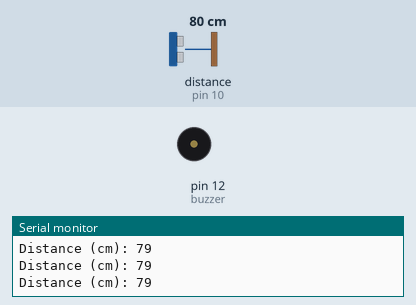
A sketch run on a simulated Arduino Uno, built with avr-gcc and run on an emulated ATmega328P. On the bench: buzzer (waves = sounding, pin HIGH), the last lines printed to the serial monitor. Wiring (inferred from the names in the program): ultrasonic range finder: trigger pin 11; echo pin 10. The test bench sets the inputs (shaded band); at power-on: distance to the obstacle (sensor on pin 10) 80 cm. The echo pulse lasts 58.3 µs per cm; pins used as bus, display or sensor lines are not drawn.

Above: at 1.2 s.
1.3 s: distance to the obstacle (sensor on pin 10) set to 74 cm
4.3 s: distance to the obstacle (sensor on pin 10) set to 66 cm
At 4.57 s:
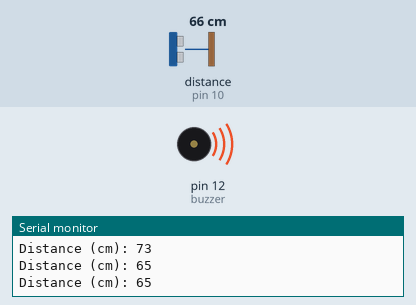
7.3 s: distance to the obstacle (sensor on pin 10) set to 120 cm
At 7.7 s:
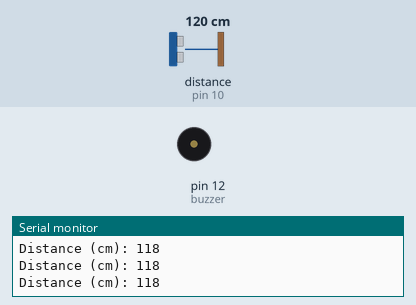
10.3 s: distance to the obstacle (sensor on pin 10) set to 60 cm
At 10.57 s:
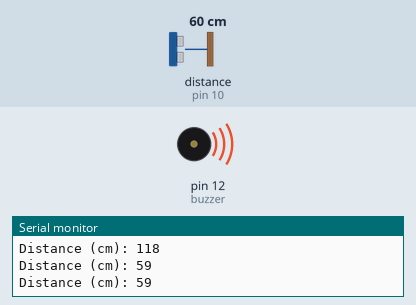
13.3 s: distance to the obstacle (sensor on pin 10) set to 23 cm
16.3 s: distance to the obstacle (sensor on pin 10) set to 18 cm
At 17.4 s:
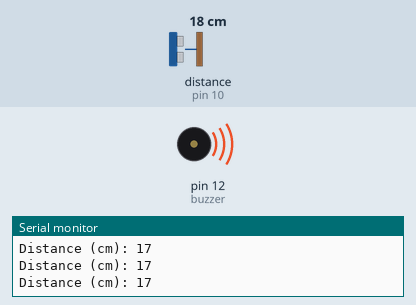
Timing chart, 0 to 19.3 s (numbered marks = the images above; inputs shaded):
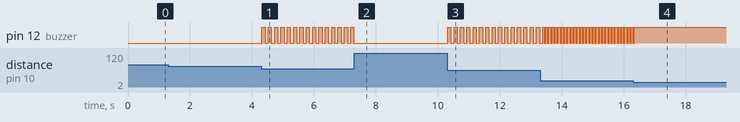

The sketch:

walking_stick.ino
```cpp
int triggerPin = 11;
int echoPin = 10;
int buzzer = 12;


long duration;
int distance;

void setup() {
  // put your setup code here, to run once:
pinMode(triggerPin, OUTPUT);
pinMode(echoPin, INPUT);
pinMode(buzzer, OUTPUT);

Serial.begin(9600);

}

void loop() {


      // put your main code here, to run repeatedly:
    digitalWrite(triggerPin, LOW);
     delayMicroseconds(2);

     digitalWrite(triggerPin, HIGH);
     delayMicroseconds(10);

     digitalWrite(triggerPin, LOW);
     duration = pulseIn(echoPin, HIGH);
     distance = duration*0.034/2;

     Serial.print("Distance (cm): ");
     Serial.println(distance);


    //WAY TOO CLOSE!
    if(distance < 20) {
      digitalWrite(buzzer, HIGH);
    }

    //APPROCHING IT
    else if(distance < 40) {
      digitalWrite(buzzer, HIGH);
      delay(50);
      digitalWrite(buzzer, LOW);
      delay(50);
      digitalWrite(buzzer, HIGH);
    }

    else if(distance < 70) {
      digitalWrite(buzzer, HIGH);
      delay(100);
      digitalWrite(buzzer, LOW);
      delay(100);
      digitalWrite(buzzer, HIGH);
    }

    else {
    digitalWrite(buzzer, LOW);
    }


}
```

Measured:
- the behaviour switches between 71 and 70 cm on distance to the obstacle (sensor on pin 10) (found by bisection; images 0 and 1)
- after the input at 4.3 s, pin 12 (buzzer): alternates HIGH for 0.10 s and LOW for 0.10 s, starting at once
- after the input at 7.3 s, pin 12 (buzzer): stops changing and stays LOW
- after the input at 10.3 s, pin 12 (buzzer): alternates HIGH for 0.10 s and LOW for 0.10 s, starting at once
- after the input at 13.3 s, pin 12 (buzzer): alternates HIGH for 0.05 s and LOW for 0.05 s, starting after 0.14 s
- after the input at 16.3 s, pin 12 (buzzer): goes on until 16.3 s, then stays HIGH
